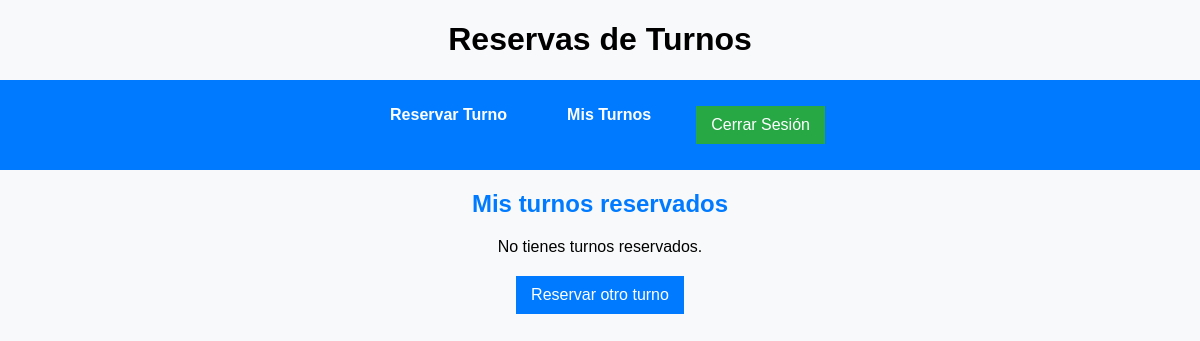
The app's page /mis_turnos/ (signed in), older data.
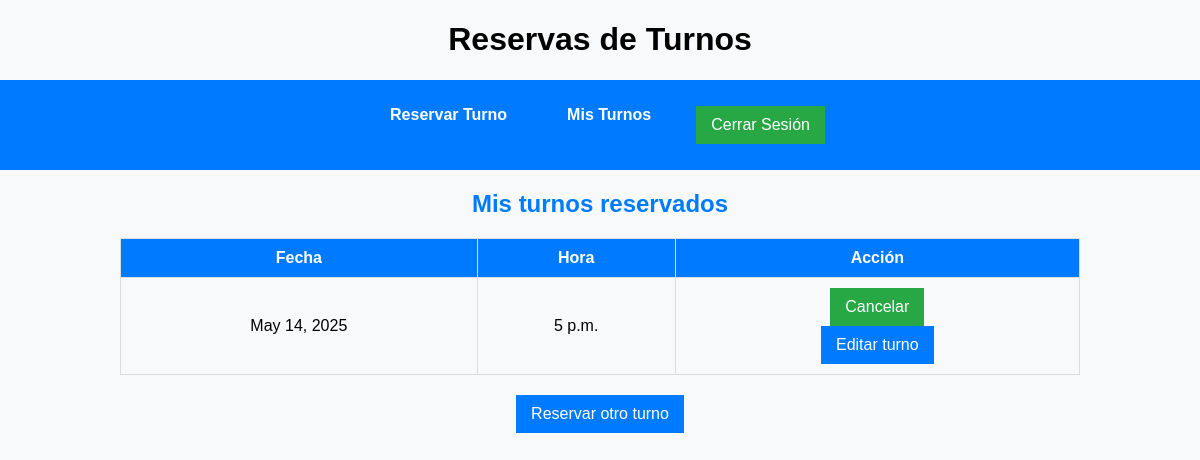
The same page, newer data.
### turnos/models.py (models this page shows, shortened)
class Turno(models.Model):
    usuario = models.ForeignKey(User, on_delete=models.CASCADE)
    fecha = models.DateField()
    hora = models.TimeField()
    reservado = models.BooleanField(default=False)

### turnos/views.py (the view, shortened to what this page needs)
# urls.py: path("mis_turnos/", mis_turnos, name="mis_turnos"),
@login_required
def mis_turnos(request):
    storage = get_messages(request)
    list(storage)  # 🚀 Consume los mensajes previos para evitar acumulaciones inesperadas
    turnos = Turno.objects.filter(usuario=request.user, reservado=True)
    response = render(request, "mis_turnos.html", {"turnos": turnos})
    response.set_cookie("csrftoken", get_token(request))
    return response

### templates/mis_turnos.html (shortened to what this page needs)
{% extends 'base.html' %}
{% load static %}
{% block content %}
<h2>Mis turnos reservados</h2>
{% if turnos %}
    <table>
        <tr>
            <th>Fecha</th>
            <th>Hora</th>
            <th>Acción</th>
        </tr>
        {% for turno in turnos %}
        <tr>
            <td>{{ turno.fecha }}</td>
            <td>{{ turno.hora }}</td>
            <td>
                <form method="post" action="{% url 'cancelar_turno' turno.id %}">
                    <button type="submit">Cancelar</button>
                </form>
                <a href="{% url 'editar_turno' turno.id %}">
                    <button>Editar turno</button>
                </a>
            </td>
        </tr>
        {% endfor %}
    </table>
{% else %}
    <p>No tienes turnos reservados.</p>
{% endif %}
<div style="margin-top: 20px;">
    <a href="{% url 'reservar_turno' %}">
        <button>Reservar otro turno</button>
    </a>
</div>
{% endblock %}

Row changes from the older to the newer data that the page shows:
added Turno: fecha "May 14, 2025", hora "5 p.m."
Text that changed along with them:
text no longer shown: "No tienes turnos reservados."
text now shown: "Fecha Hora Acción"
